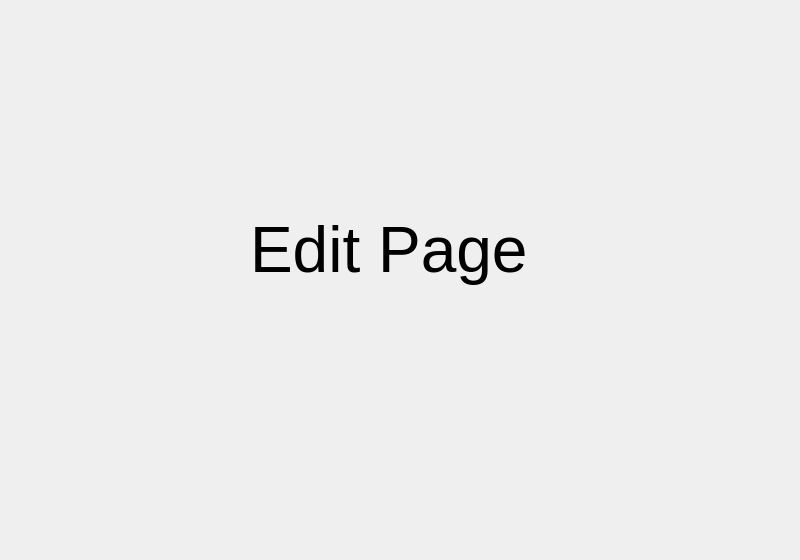
<?xml version="1.0" encoding="UTF-8"?>
<ui version="4.0">
 <class>Form</class>
 <widget class="QWidget" name="Form">
  <property name="geometry">
   <rect>
    <x>0</x>
    <y>0</y>
    <width>800</width>
    <height>560</height>
   </rect>
  </property>
  <property name="windowTitle">
   <string>Form</string>
  </property>
  <widget class="QLabel" name="label">
   <property name="geometry">
    <rect>
     <x>250</x>
     <y>200</y>
     <width>300</width>
     <height>100</height>
    </rect>
   </property>
   <property name="minimumSize">
    <size>
     <width>300</width>
     <height>100</height>
    </size>
   </property>
   <property name="font">
    <font>
     <pointsize>48</pointsize>
    </font>
   </property>
   <property name="text">
    <string>Edit Page</string>
   </property>
  </widget>
 </widget>
 <resources/>
 <connections/>
</ui>
